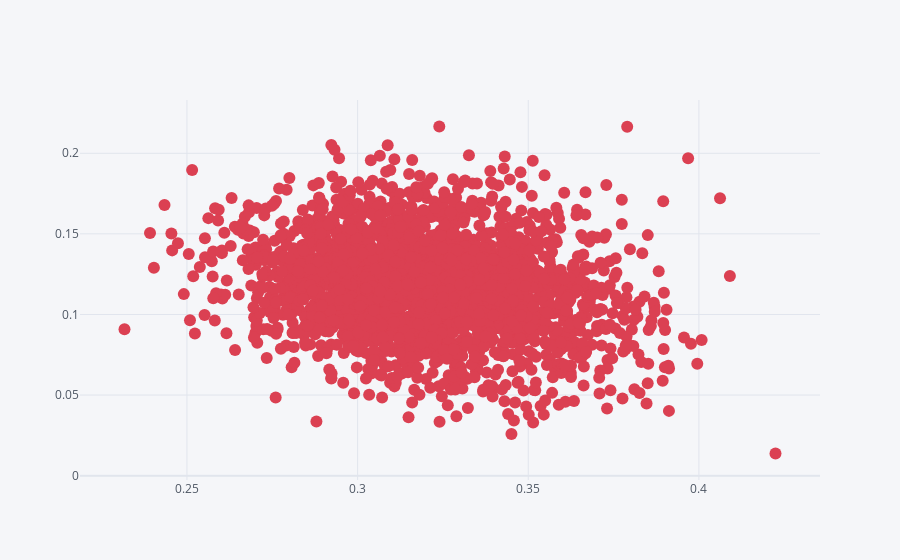

Notebook cell for this chart:
### Code cell
# visualizing volatility-return for different weights
mvp.iplot(x='volatility', y='return', kind='scatter', mode='markers', color='red')

### Figure 1 — Plotly figure (JSON) as saved in the notebook; plotly's stock layout.template omitted (floating-point values rounded to 4 significant figures; data arrays with more than 128 entries replaced by an {"elided": "..."} marker saying what was removed)
{"data": [{"line": {"color": "rgba(219, 64, 82, 1.0)", "dash": "solid", "shape": "linear", "width": 1.3}, "marker": {"size": 12, "symbol": "circle"}, "mode": "markers", "name": "return", "text": "", "type": "scatter", "x": {"elided": "2500 float values"}, "y": {"elided": "2500 float values"}}], "layout": {"legend": {"bgcolor": "#F5F6F9", "font": {"color": "#4D5663"}}, "paper_bgcolor": "#F5F6F9", "plot_bgcolor": "#F5F6F9", "title": {"font": {"color": "#4D5663"}}, "xaxis": {"gridcolor": "#E1E5ED", "showgrid": true, "tickfont": {"color": "#4D5663"}, "title": {"font": {"color": "#4D5663"}, "text": ""}, "zerolinecolor": "#E1E5ED"}, "yaxis": {"gridcolor": "#E1E5ED", "showgrid": true, "tickfont": {"color": "#4D5663"}, "title": {"font": {"color": "#4D5663"}, "text": ""}, "zerolinecolor": "#E1E5ED"}}}
